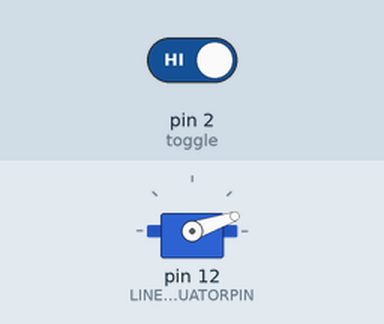
Simulated run of this sketch. Board: Arduino Uno, built with avr-gcc and run on an emulated ATmega328P. Shown: servo. The inputs (shaded band) are chosen by the test bench; at power-on: pin 2 (toggle) HIGH.

Above: at 1.2 s.
1.3 s: pin 2 (toggle) driven LOW
At 2.4 s:
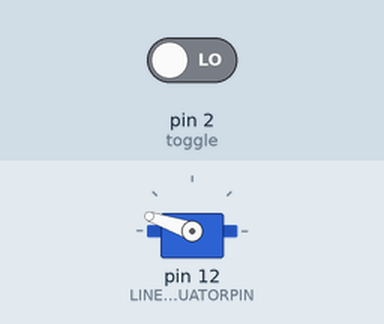
2.8 s: pin 2 (toggle) driven HIGH
At 3.5 s:
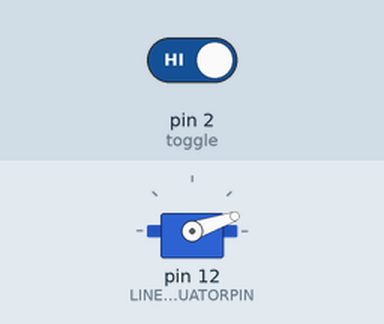
Timing chart, 0 to 5.8 s (numbered marks = the images above; inputs shaded):
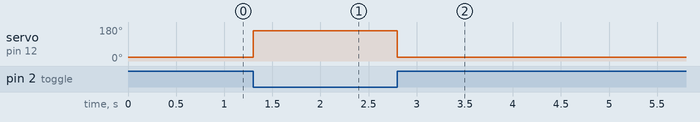

Measured:
- after the input at 1.3 s, servo on pin 12 (LINEARACTUATORPIN): 19° → 161° at once
- after the input at 2.8 s, servo on pin 12 (LINEARACTUATORPIN): 161° → 19° at once

The sketch:

he_vent.ino
```cpp
#include <Servo.h>
#include <EEPROM.h>
//Defines
#define LINEARACTUATORPIN 12        //Linear Actuator Digital Pin


Servo LINEARACTUATOR;  // create servo objects to control the linear actuator
int linearValue = 1500;   //current positional value being sent to the linear actuator.
int toggle = 2;
int LED = 4;
boolean vent_open_status = false;


void setup()
{
  //initialize servo/linear actuator objects
  LINEARACTUATOR.attach(LINEARACTUATORPIN, 1050, 2000);      // attaches/activates the linear actuator as a servo object
  pinMode(toggle,INPUT_PULLUP);
  //pinMode(LED,OUTPUT);

  //use the writeMicroseconds to set the linear actuators to their default positions
  LINEARACTUATOR.writeMicroseconds(1999);
  vent_open_status = false;


 // Serial.begin(9600);
 // Serial.print("Closed");
//  //Clear EEPROM data
//  for (int i = 0 ; i < EEPROM.length() ; i++) {
//    EEPROM.write(i, 0);
//  }

}

void loop() {
//  linearValue = 1999;
//  delay(1000);
//  LINEARACTUATOR.writeMicroseconds(linearValue);

//  //use the writeMicroseconds to set the actuator to the new position

  int tglOn = digitalRead(toggle);

  if(vent_open_status == false){
    if(tglOn == LOW){

    }
    else if(tglOn == HIGH){
      LINEARACTUATOR.writeMicroseconds(1150);
      vent_open_status = true;
    }
  }

  else if(vent_open_status == true){
    if(tglOn == HIGH){
    }
    else if(tglOn == LOW){
      LINEARACTUATOR.writeMicroseconds(1900);
      vent_open_status = false;
    }
  }


//
//
//  if(tglOn == LOW && vent_status == true){
//  //if(tglOn == LOW){
//    //digitalWrite(LED,HIGH);
//    LINEARACTUATOR.writeMicroseconds(1999);
//    vent_open_status = false;
////    if(vent_status == false){
////      Serial.print("Closed");
////      Serial.println('\n');
////
////    }
////
//  }
//  else if(tglOn == HIGH && vent_status == false){
//  //else if(tglOn == HIGH){
//    //digitalWrite(LED,LOW);
//
//    vent_status = true;
////    if(vent_status == true){
////      Serial.print("Open");
////      Serial.println('\n');
////
////    }
////
//  }
//delay(5000);

}
```
